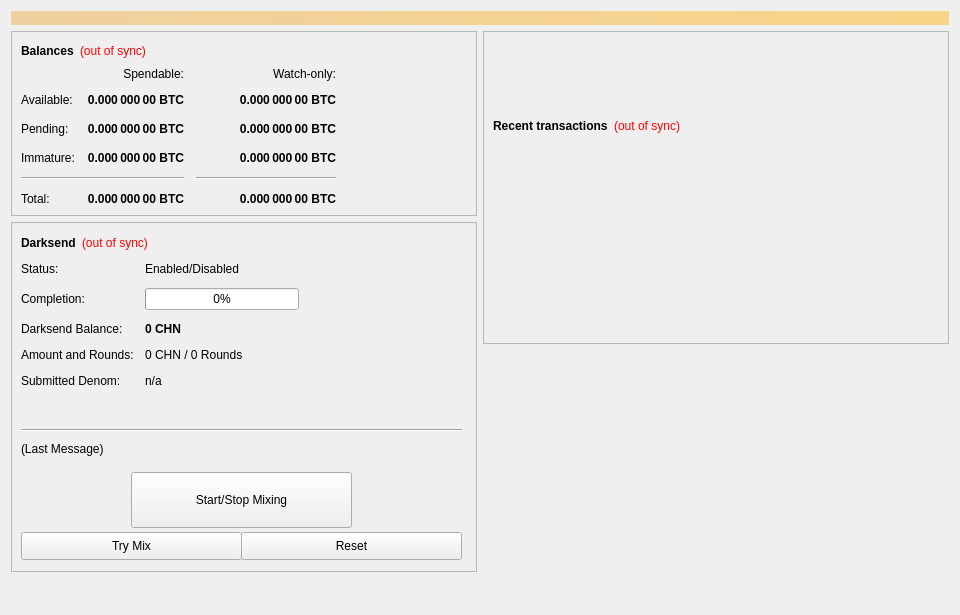
<?xml version="1.0" encoding="UTF-8"?>
<ui version="4.0">
 <class>OverviewPage</class>
 <widget class="QWidget" name="OverviewPage">
  <property name="geometry">
   <rect>
    <x>0</x>
    <y>0</y>
    <width>960</width>
    <height>615</height>
   </rect>
  </property>
  <property name="minimumSize">
   <size>
    <width>960</width>
    <height>0</height>
   </size>
  </property>
  <property name="windowTitle">
   <string>Form</string>
  </property>
  <layout class="QVBoxLayout" name="topLayout">
   <item>
    <widget class="QLabel" name="labelAlerts">
     <property name="visible">
      <bool>false</bool>
     </property>
     <property name="styleSheet">
      <string notr="true">background-color: qlineargradient(x1: 0, y1: 0, x2: 1, y2: 0, stop:0 #F0D0A0, stop:1 #F8D488); color:#000000;</string>
     </property>
     <property name="wordWrap">
      <bool>true</bool>
     </property>
     <property name="margin">
      <number>3</number>
     </property>
    </widget>
   </item>
   <item>
    <layout class="QHBoxLayout" name="horizontalLayout" stretch="1,1">
     <item>
      <layout class="QVBoxLayout" name="verticalLayout_2">
       <item>
        <widget class="QFrame" name="frame">
         <property name="frameShape">
          <enum>QFrame::StyledPanel</enum>
         </property>
         <property name="frameShadow">
          <enum>QFrame::Raised</enum>
         </property>
         <layout class="QVBoxLayout" name="verticalLayout_4">
          <item>
           <layout class="QHBoxLayout" name="horizontalLayout_4">
            <item>
             <widget class="QLabel" name="label_5">
              <property name="font">
               <font>
                <weight>75</weight>
                <bold>true</bold>
               </font>
              </property>
              <property name="text">
               <string>Balances</string>
              </property>
             </widget>
            </item>
            <item>
             <widget class="QLabel" name="labelWalletStatus">
              <property name="cursor">
               <cursorShape>WhatsThisCursor</cursorShape>
              </property>
              <property name="toolTip">
               <string>The displayed information may be out of date. Your wallet automatically synchronizes with the CHN network after a connection is established, but this process has not completed yet.</string>
              </property>
              <property name="styleSheet">
               <string notr="true">QLabel { color: red; }</string>
              </property>
              <property name="text">
               <string notr="true">(out of sync)</string>
              </property>
              <property name="alignment">
               <set>Qt::AlignLeading|Qt::AlignLeft|Qt::AlignVCenter</set>
              </property>
             </widget>
            </item>
            <item>
             <spacer name="horizontalSpacer_3">
              <property name="orientation">
               <enum>Qt::Horizontal</enum>
              </property>
              <property name="sizeHint" stdset="0">
               <size>
                <width>40</width>
                <height>20</height>
               </size>
              </property>
             </spacer>
            </item>
           </layout>
          </item>
          <item>
           <layout class="QGridLayout" name="gridLayout">
            <property name="spacing">
             <number>12</number>
            </property>
            <item row="2" column="2">
             <widget class="QLabel" name="labelWatchPending">
              <property name="font">
               <font>
                <weight>75</weight>
                <bold>true</bold>
               </font>
              </property>
              <property name="cursor">
               <cursorShape>IBeamCursor</cursorShape>
              </property>
              <property name="toolTip">
               <string>Unconfirmed transactions to watch-only addresses</string>
              </property>
              <property name="text">
               <string notr="true">0.000 000 00 BTC</string>
              </property>
              <property name="alignment">
               <set>Qt::AlignRight|Qt::AlignTrailing|Qt::AlignVCenter</set>
              </property>
              <property name="textInteractionFlags">
               <set>Qt::LinksAccessibleByMouse|Qt::TextSelectableByKeyboard|Qt::TextSelectableByMouse</set>
              </property>
             </widget>
            </item>
            <item row="2" column="1">
             <widget class="QLabel" name="labelUnconfirmed">
              <property name="font">
               <font>
                <weight>75</weight>
                <bold>true</bold>
               </font>
              </property>
              <property name="cursor">
               <cursorShape>IBeamCursor</cursorShape>
              </property>
              <property name="toolTip">
               <string>Total of transactions that have yet to be confirmed, and do not yet count toward the spendable balance</string>
              </property>
              <property name="text">
               <string notr="true">0.000 000 00 BTC</string>
              </property>
              <property name="alignment">
               <set>Qt::AlignRight|Qt::AlignTrailing|Qt::AlignVCenter</set>
              </property>
              <property name="textInteractionFlags">
               <set>Qt::LinksAccessibleByMouse|Qt::TextSelectableByKeyboard|Qt::TextSelectableByMouse</set>
              </property>
             </widget>
            </item>
            <item row="3" column="2">
             <widget class="QLabel" name="labelWatchImmature">
              <property name="font">
               <font>
                <weight>75</weight>
                <bold>true</bold>
               </font>
              </property>
              <property name="cursor">
               <cursorShape>IBeamCursor</cursorShape>
              </property>
              <property name="toolTip">
               <string>Staked or masternode rewards in watch-only addresses that has not yet matured</string>
              </property>
              <property name="text">
               <string notr="true">0.000 000 00 BTC</string>
              </property>
              <property name="alignment">
               <set>Qt::AlignRight|Qt::AlignTrailing|Qt::AlignVCenter</set>
              </property>
              <property name="textInteractionFlags">
               <set>Qt::LinksAccessibleByMouse|Qt::TextSelectableByKeyboard|Qt::TextSelectableByMouse</set>
              </property>
             </widget>
            </item>
            <item row="4" column="0" colspan="2">
             <widget class="Line" name="lineSpendableBalance">
              <property name="orientation">
               <enum>Qt::Horizontal</enum>
              </property>
             </widget>
            </item>
            <item row="4" column="2">
             <widget class="Line" name="lineWatchBalance">
              <property name="sizePolicy">
               <sizepolicy hsizetype="Preferred" vsizetype="Fixed">
                <horstretch>0</horstretch>
                <verstretch>0</verstretch>
               </sizepolicy>
              </property>
              <property name="minimumSize">
               <size>
                <width>140</width>
                <height>0</height>
               </size>
              </property>
              <property name="orientation">
               <enum>Qt::Horizontal</enum>
              </property>
             </widget>
            </item>
            <item row="5" column="0">
             <widget class="QLabel" name="labelTotalText">
              <property name="text">
               <string>Total:</string>
              </property>
             </widget>
            </item>
            <item row="3" column="1">
             <widget class="QLabel" name="labelImmature">
              <property name="font">
               <font>
                <weight>75</weight>
                <bold>true</bold>
               </font>
              </property>
              <property name="cursor">
               <cursorShape>IBeamCursor</cursorShape>
              </property>
              <property name="toolTip">
               <string>Staked or masternode rewards that has not yet matured</string>
              </property>
              <property name="text">
               <string notr="true">0.000 000 00 BTC</string>
              </property>
              <property name="alignment">
               <set>Qt::AlignRight|Qt::AlignTrailing|Qt::AlignVCenter</set>
              </property>
              <property name="textInteractionFlags">
               <set>Qt::LinksAccessibleByMouse|Qt::TextSelectableByKeyboard|Qt::TextSelectableByMouse</set>
              </property>
             </widget>
            </item>
            <item row="2" column="3">
             <spacer name="horizontalSpacer_2">
              <property name="orientation">
               <enum>Qt::Horizontal</enum>
              </property>
              <property name="sizeHint" stdset="0">
               <size>
                <width>40</width>
                <height>20</height>
               </size>
              </property>
             </spacer>
            </item>
            <item row="3" column="0">
             <widget class="QLabel" name="labelImmatureText">
              <property name="text">
               <string>Immature:</string>
              </property>
             </widget>
            </item>
            <item row="5" column="1">
             <widget class="QLabel" name="labelTotal">
              <property name="font">
               <font>
                <weight>75</weight>
                <bold>true</bold>
               </font>
              </property>
              <property name="cursor">
               <cursorShape>IBeamCursor</cursorShape>
              </property>
              <property name="toolTip">
               <string>Your current total balance</string>
              </property>
              <property name="text">
               <string notr="true">0.000 000 00 BTC</string>
              </property>
              <property name="alignment">
               <set>Qt::AlignRight|Qt::AlignTrailing|Qt::AlignVCenter</set>
              </property>
              <property name="textInteractionFlags">
               <set>Qt::LinksAccessibleByMouse|Qt::TextSelectableByKeyboard|Qt::TextSelectableByMouse</set>
              </property>
             </widget>
            </item>
            <item row="5" column="2">
             <widget class="QLabel" name="labelWatchTotal">
              <property name="font">
               <font>
                <weight>75</weight>
                <bold>true</bold>
               </font>
              </property>
              <property name="cursor">
               <cursorShape>IBeamCursor</cursorShape>
              </property>
              <property name="toolTip">
               <string>Current total balance in watch-only addresses</string>
              </property>
              <property name="text">
               <string notr="true">0.000 000 00 BTC</string>
              </property>
              <property name="alignment">
               <set>Qt::AlignRight|Qt::AlignTrailing|Qt::AlignVCenter</set>
              </property>
              <property name="textInteractionFlags">
               <set>Qt::LinksAccessibleByMouse|Qt::TextSelectableByKeyboard|Qt::TextSelectableByMouse</set>
              </property>
             </widget>
            </item>
            <item row="0" column="2">
             <widget class="QLabel" name="labelWatchonly">
              <property name="text">
               <string>Watch-only:</string>
              </property>
              <property name="alignment">
               <set>Qt::AlignRight|Qt::AlignTrailing|Qt::AlignVCenter</set>
              </property>
             </widget>
            </item>
            <item row="1" column="0">
             <widget class="QLabel" name="labelBalanceText">
              <property name="text">
               <string>Available:</string>
              </property>
             </widget>
            </item>
            <item row="1" column="1">
             <widget class="QLabel" name="labelBalance">
              <property name="font">
               <font>
                <weight>75</weight>
                <bold>true</bold>
               </font>
              </property>
              <property name="cursor">
               <cursorShape>IBeamCursor</cursorShape>
              </property>
              <property name="toolTip">
               <string>Your current spendable balance</string>
              </property>
              <property name="text">
               <string notr="true">0.000 000 00 BTC</string>
              </property>
              <property name="alignment">
               <set>Qt::AlignRight|Qt::AlignTrailing|Qt::AlignVCenter</set>
              </property>
              <property name="textInteractionFlags">
               <set>Qt::LinksAccessibleByMouse|Qt::TextSelectableByKeyboard|Qt::TextSelectableByMouse</set>
              </property>
             </widget>
            </item>
            <item row="1" column="2">
             <widget class="QLabel" name="labelWatchAvailable">
              <property name="font">
               <font>
                <weight>75</weight>
                <bold>true</bold>
               </font>
              </property>
              <property name="cursor">
               <cursorShape>IBeamCursor</cursorShape>
              </property>
              <property name="toolTip">
               <string>Your current balance in watch-only addresses</string>
              </property>
              <property name="text">
               <string notr="true">0.000 000 00 BTC</string>
              </property>
              <property name="alignment">
               <set>Qt::AlignRight|Qt::AlignTrailing|Qt::AlignVCenter</set>
              </property>
              <property name="textInteractionFlags">
               <set>Qt::LinksAccessibleByMouse|Qt::TextSelectableByKeyboard|Qt::TextSelectableByMouse</set>
              </property>
             </widget>
            </item>
            <item row="2" column="0">
             <widget class="QLabel" name="labelPendingText">
              <property name="text">
               <string>Pending:</string>
              </property>
             </widget>
            </item>
            <item row="0" column="1">
             <widget class="QLabel" name="labelSpendable">
              <property name="text">
               <string>Spendable:</string>
              </property>
              <property name="alignment">
               <set>Qt::AlignRight|Qt::AlignTrailing|Qt::AlignVCenter</set>
              </property>
             </widget>
            </item>
           </layout>
          </item>
         </layout>
        </widget>
       </item>
       <item>
        <widget class="QFrame" name="frameDarksend">
         <property name="minimumSize">
          <size>
           <width>0</width>
           <height>350</height>
          </size>
         </property>
         <property name="layoutDirection">
          <enum>Qt::LeftToRight</enum>
         </property>
         <property name="frameShape">
          <enum>QFrame::StyledPanel</enum>
         </property>
         <property name="frameShadow">
          <enum>QFrame::Raised</enum>
         </property>
         <widget class="QWidget" name="formLayoutWidget">
          <property name="geometry">
           <rect>
            <x>10</x>
            <y>40</y>
            <width>451</width>
            <height>161</height>
           </rect>
          </property>
          <layout class="QFormLayout" name="formLayout">
           <property name="fieldGrowthPolicy">
            <enum>QFormLayout::AllNonFixedFieldsGrow</enum>
           </property>
           <property name="horizontalSpacing">
            <number>11</number>
           </property>
           <property name="verticalSpacing">
            <number>12</number>
           </property>
           <item row="0" column="0">
            <widget class="QLabel" name="label_6">
             <property name="text">
              <string>Status:</string>
             </property>
            </widget>
           </item>
           <item row="1" column="0">
            <widget class="QLabel" name="label_7">
             <property name="text">
              <string>Completion:</string>
             </property>
            </widget>
           </item>
           <item row="1" column="1">
            <widget class="QProgressBar" name="DarksendProgress">
             <property name="maximumSize">
              <size>
               <width>154</width>
               <height>16777215</height>
              </size>
             </property>
             <property name="value">
              <number>0</number>
             </property>
            </widget>
           </item>
           <item row="2" column="0">
            <widget class="QLabel" name="labelAnonymizedText">
             <property name="text">
              <string>Darksend Balance:</string>
             </property>
            </widget>
           </item>
           <item row="2" column="1">
            <widget class="QLabel" name="labelAnonymized">
             <property name="font">
              <font>
               <weight>75</weight>
               <bold>true</bold>
              </font>
             </property>
             <property name="text">
              <string notr="true">0 CHN</string>
             </property>
            </widget>
           </item>
           <item row="3" column="0">
            <widget class="QLabel" name="label_8">
             <property name="text">
              <string>Amount and Rounds:</string>
             </property>
            </widget>
           </item>
           <item row="3" column="1">
            <widget class="QLabel" name="labelAmountRounds">
             <property name="text">
              <string>0 CHN / 0 Rounds</string>
             </property>
            </widget>
           </item>
           <item row="4" column="0">
            <widget class="QLabel" name="label_9">
             <property name="text">
              <string>Submitted Denom:</string>
             </property>
            </widget>
           </item>
           <item row="4" column="1">
            <widget class="QLabel" name="labelSubmittedDenom">
             <property name="toolTip">
              <string>The denominations you submitted to the Masternode.&lt;br&gt;To mix, other users must submit the exact same denominations.</string>
             </property>
             <property name="text">
              <string>n/a</string>
             </property>
            </widget>
           </item>
           <item row="0" column="1">
            <widget class="QLabel" name="DarksendEnabled">
             <property name="text">
              <string>Enabled/Disabled</string>
             </property>
            </widget>
           </item>
          </layout>
         </widget>
         <widget class="QPushButton" name="runAutoDenom">
          <property name="geometry">
           <rect>
            <x>251</x>
            <y>17</y>
            <width>1</width>
            <height>1</height>
           </rect>
          </property>
          <property name="palette">
           <palette>
            <active>
             <colorrole role="WindowText">
              <brush brushstyle="SolidPattern">
               <color alpha="255">
                <red>0</red>
                <green>0</green>
                <blue>0</blue>
               </color>
              </brush>
             </colorrole>
             <colorrole role="Button">
              <brush brushstyle="SolidPattern">
               <color alpha="255">
                <red>239</red>
                <green>238</green>
                <blue>238</blue>
               </color>
              </brush>
             </colorrole>
             <colorrole role="Light">
              <brush brushstyle="SolidPattern">
               <color alpha="255">
                <red>255</red>
                <green>255</green>
                <blue>255</blue>
               </color>
              </brush>
             </colorrole>
             <colorrole role="Midlight">
              <brush brushstyle="SolidPattern">
               <color alpha="255">
                <red>247</red>
                <green>246</green>
                <blue>246</blue>
               </color>
              </brush>
             </colorrole>
             <colorrole role="Dark">
              <brush brushstyle="SolidPattern">
               <color alpha="255">
                <red>119</red>
                <green>119</green>
                <blue>119</blue>
               </color>
              </brush>
             </colorrole>
             <colorrole role="Mid">
              <brush brushstyle="SolidPattern">
               <color alpha="255">
                <red>159</red>
                <green>159</green>
                <blue>159</blue>
               </color>
              </brush>
             </colorrole>
             <colorrole role="Text">
              <brush brushstyle="SolidPattern">
               <color alpha="255">
                <red>0</red>
                <green>0</green>
                <blue>0</blue>
               </color>
              </brush>
             </colorrole>
             <colorrole role="BrightText">
              <brush brushstyle="SolidPattern">
               <color alpha="255">
                <red>255</red>
                <green>255</green>
                <blue>255</blue>
               </color>
              </brush>
             </colorrole>
             <colorrole role="ButtonText">
              <brush brushstyle="SolidPattern">
               <color alpha="255">
                <red>0</red>
                <green>0</green>
                <blue>0</blue>
               </color>
              </brush>
             </colorrole>
             <colorrole role="Base">
              <brush brushstyle="SolidPattern">
               <color alpha="255">
                <red>255</red>
                <green>255</green>
                <blue>255</blue>
               </color>
              </brush>
             </colorrole>
             <colorrole role="Window">
              <brush brushstyle="SolidPattern">
               <color alpha="255">
                <red>239</red>
                <green>238</green>
                <blue>238</blue>
               </color>
              </brush>
             </colorrole>
             <colorrole role="Shadow">
              <brush brushstyle="SolidPattern">
               <color alpha="255">
                <red>0</red>
                <green>0</green>
                <blue>0</blue>
               </color>
              </brush>
             </colorrole>
             <colorrole role="AlternateBase">
              <brush brushstyle="SolidPattern">
               <color alpha="255">
                <red>247</red>
                <green>246</green>
                <blue>246</blue>
               </color>
              </brush>
             </colorrole>
             <colorrole role="ToolTipBase">
              <brush brushstyle="SolidPattern">
               <color alpha="255">
                <red>255</red>
                <green>255</green>
                <blue>220</blue>
               </color>
              </brush>
             </colorrole>
             <colorrole role="ToolTipText">
              <brush brushstyle="SolidPattern">
               <color alpha="255">
                <red>0</red>
                <green>0</green>
                <blue>0</blue>
               </color>
              </brush>
             </colorrole>
            </active>
            <inactive>
             <colorrole role="WindowText">
              <brush brushstyle="SolidPattern">
               <color alpha="255">
                <red>0</red>
                <green>0</green>
                <blue>0</blue>
               </color>
              </brush>
             </colorrole>
             <colorrole role="Button">
              <brush brushstyle="SolidPattern">
               <color alpha="255">
                <red>239</red>
                <green>238</green>
                <blue>238</blue>
               </color>
              </brush>
             </colorrole>
             <colorrole role="Light">
              <brush brushstyle="SolidPattern">
               <color alpha="255">
                <red>255</red>
                <green>255</green>
                <blue>255</blue>
               </color>
              </brush>
             </colorrole>
             <colorrole role="Midlight">
              <brush brushstyle="SolidPattern">
               <color alpha="255">
                <red>247</red>
                <green>246</green>
                <blue>246</blue>
               </color>
              </brush>
             </colorrole>
             <colorrole role="Dark">
              <brush brushstyle="SolidPattern">
               <color alpha="255">
                <red>119</red>
                <green>119</green>
                <blue>119</blue>
               </color>
              </brush>
             </colorrole>
             <colorrole role="Mid">
              <brush brushstyle="SolidPattern">
               <color alpha="255">
                <red>159</red>
                <green>159</green>
                <blue>159</blue>
               </color>
              </brush>
             </colorrole>
             <colorrole role="Text">
              <brush brushstyle="SolidPattern">
               <color alpha="255">
                <red>0</red>
                <green>0</green>
                <blue>0</blue>
               </color>
              </brush>
             </colorrole>
             <colorrole role="BrightText">
              <brush brushstyle="SolidPattern">
               <color alpha="255">
                <red>255</red>
                <green>255</green>
                <blue>255</blue>
               </color>
              </brush>
             </colorrole>
             <colorrole role="ButtonText">
              <brush brushstyle="SolidPattern">
               <color alpha="255">
                <red>0</red>
                <green>0</green>
                <blue>0</blue>
               </color>
              </brush>
             </colorrole>
             <colorrole role="Base">
              <brush brushstyle="SolidPattern">
               <color alpha="255">
                <red>255</red>
                <green>255</green>
                <blue>255</blue>
               </color>
              </brush>
             </colorrole>
             <colorrole role="Window">
              <brush brushstyle="SolidPattern">
               <color alpha="255">
                <red>239</red>
                <green>238</green>
                <blue>238</blue>
               </color>
              </brush>
             </colorrole>
             <colorrole role="Shadow">
              <brush brushstyle="SolidPattern">
               <color alpha="255">
                <red>0</red>
                <green>0</green>
                <blue>0</blue>
               </color>
              </brush>
             </colorrole>
             <colorrole role="AlternateBase">
              <brush brushstyle="SolidPattern">
               <color alpha="255">
                <red>247</red>
                <green>246</green>
                <blue>246</blue>
               </color>
              </brush>
             </colorrole>
             <colorrole role="ToolTipBase">
              <brush brushstyle="SolidPattern">
               <color alpha="255">
                <red>255</red>
                <green>255</green>
                <blue>220</blue>
               </color>
              </brush>
             </colorrole>
             <colorrole role="ToolTipText">
              <brush brushstyle="SolidPattern">
               <color alpha="255">
                <red>0</red>
                <green>0</green>
                <blue>0</blue>
               </color>
              </brush>
             </colorrole>
            </inactive>
            <disabled>
             <colorrole role="WindowText">
              <brush brushstyle="SolidPattern">
               <color alpha="255">
                <red>119</red>
                <green>119</green>
                <blue>119</blue>
               </color>
              </brush>
             </colorrole>
             <colorrole role="Button">
              <brush brushstyle="SolidPattern">
               <color alpha="255">
                <red>239</red>
                <green>238</green>
                <blue>238</blue>
               </color>
              </brush>
             </colorrole>
             <colorrole role="Light">
              <brush brushstyle="SolidPattern">
               <color alpha="255">
                <red>255</red>
                <green>255</green>
                <blue>255</blue>
               </color>
              </brush>
             </colorrole>
             <colorrole role="Midlight">
              <brush brushstyle="SolidPattern">
               <color alpha="255">
                <red>247</red>
                <green>246</green>
                <blue>246</blue>
               </color>
              </brush>
             </colorrole>
             <colorrole role="Dark">
              <brush brushstyle="SolidPattern">
               <color alpha="255">
                <red>119</red>
                <green>119</green>
                <blue>119</blue>
               </color>
              </brush>
             </colorrole>
             <colorrole role="Mid">
              <brush brushstyle="SolidPattern">
               <color alpha="255">
                <red>159</red>
                <green>159</green>
                <blue>159</blue>
               </color>
              </brush>
             </colorrole>
             <colorrole role="Text">
              <brush brushstyle="SolidPattern">
               <color alpha="255">
                <red>119</red>
                <green>119</green>
                <blue>119</blue>
               </color>
              </brush>
             </colorrole>
             <colorrole role="BrightText">
              <brush brushstyle="SolidPattern">
               <color alpha="255">
                <red>255</red>
                <green>255</green>
                <blue>255</blue>
               </color>
              </brush>
             </colorrole>
             <colorrole role="ButtonText">
              <brush brushstyle="SolidPattern">
               <color alpha="255">
                <red>119</red>
                <green>119</green>
                <blue>119</blue>
               </color>
              </brush>
             </colorrole>
             <colorrole role="Base">
              <brush brushstyle="SolidPattern">
               <color alpha="255">
                <red>239</red>
                <green>238</green>
                <blue>238</blue>
               </color>
              </brush>
             </colorrole>
             <colorrole role="Window">
              <brush brushstyle="SolidPattern">
               <color alpha="255">
                <red>239</red>
                <green>238</green>
                <blue>238</blue>
               </color>
              </brush>
             </colorrole>
             <colorrole role="Shadow">
              <brush brushstyle="SolidPattern">
               <color alpha="255">
                <red>0</red>
                <green>0</green>
                <blue>0</blue>
               </color>
              </brush>
             </colorrole>
             <colorrole role="AlternateBase">
              <brush brushstyle="SolidPattern">
               <color alpha="255">
                <red>239</red>
                <green>238</green>
                <blue>238</blue>
               </color>
              </brush>
             </colorrole>
             <colorrole role="ToolTipBase">
              <brush brushstyle="SolidPattern">
               <color alpha="255">
                <red>255</red>
                <green>255</green>
                <blue>220</blue>
               </color>
              </brush>
             </colorrole>
             <colorrole role="ToolTipText">
              <brush brushstyle="SolidPattern">
               <color alpha="255">
                <red>0</red>
                <green>0</green>
                <blue>0</blue>
               </color>
              </brush>
             </colorrole>
            </disabled>
           </palette>
          </property>
          <property name="focusPolicy">
           <enum>Qt::NoFocus</enum>
          </property>
          <property name="autoFillBackground">
           <bool>true</bool>
          </property>
          <property name="text">
           <string/>
          </property>
          <property name="flat">
           <bool>true</bool>
          </property>
         </widget>
         <widget class="QPushButton" name="toggleDarksend">
          <property name="geometry">
           <rect>
            <x>120</x>
            <y>250</y>
            <width>221</width>
            <height>56</height>
           </rect>
          </property>
          <property name="sizePolicy">
           <sizepolicy hsizetype="MinimumExpanding" vsizetype="Fixed">
            <horstretch>0</horstretch>
            <verstretch>0</verstretch>
           </sizepolicy>
          </property>
          <property name="text">
           <string>Start/Stop Mixing</string>
          </property>
         </widget>
         <widget class="Line" name="lineLastMessage">
          <property name="geometry">
           <rect>
            <x>10</x>
            <y>200</y>
            <width>441</width>
            <height>16</height>
           </rect>
          </property>
          <property name="orientation">
           <enum>Qt::Horizontal</enum>
          </property>
         </widget>
         <widget class="QLabel" name="DarksendStatus">
          <property name="geometry">
           <rect>
            <x>10</x>
            <y>220</y>
            <width>451</width>
            <height>61</height>
           </rect>
          </property>
          <property name="minimumSize">
           <size>
            <width>288</width>
            <height>43</height>
           </size>
          </property>
          <property name="text">
           <string>(Last Message)</string>
          </property>
          <property name="alignment">
           <set>Qt::AlignLeading|Qt::AlignLeft|Qt::AlignTop</set>
          </property>
          <property name="wordWrap">
           <bool>true</bool>
          </property>
         </widget>
         <widget class="QPushButton" name="DarksendAuto">
          <property name="geometry">
           <rect>
            <x>10</x>
            <y>310</y>
            <width>221</width>
            <height>28</height>
           </rect>
          </property>
          <property name="sizePolicy">
           <sizepolicy hsizetype="MinimumExpanding" vsizetype="Fixed">
            <horstretch>0</horstretch>
            <verstretch>0</verstretch>
           </sizepolicy>
          </property>
          <property name="toolTip">
           <string>Try to manually submit a Darksend request.</string>
          </property>
          <property name="text">
           <string>Try Mix</string>
          </property>
         </widget>
         <widget class="QPushButton" name="DarksendReset">
          <property name="geometry">
           <rect>
            <x>230</x>
            <y>310</y>
            <width>221</width>
            <height>28</height>
           </rect>
          </property>
          <property name="sizePolicy">
           <sizepolicy hsizetype="MinimumExpanding" vsizetype="Fixed">
            <horstretch>0</horstretch>
            <verstretch>0</verstretch>
           </sizepolicy>
          </property>
          <property name="toolTip">
           <string>Reset the current status of Darksend (can interrupt Darksend if it's in the process of Mixing, which can cost you money!)</string>
          </property>
          <property name="autoFillBackground">
           <bool>false</bool>
          </property>
          <property name="text">
           <string>Reset</string>
          </property>
         </widget>
         <widget class="QWidget" name="layoutWidget">
          <property name="geometry">
           <rect>
            <x>10</x>
            <y>10</y>
            <width>431</width>
            <height>22</height>
           </rect>
          </property>
          <layout class="QHBoxLayout" name="horizontalLayout_5">
           <item>
            <widget class="QLabel" name="label_2">
             <property name="font">
              <font>
               <weight>75</weight>
               <bold>true</bold>
              </font>
             </property>
             <property name="text">
              <string>Darksend</string>
             </property>
            </widget>
           </item>
           <item>
            <widget class="QLabel" name="labelDarksendSyncStatus">
             <property name="toolTip">
              <string>The displayed information may be out of date. Your wallet automatically synchronizes with the CHN network after a connection is established, but this process has not completed yet.</string>
             </property>
             <property name="styleSheet">
              <string notr="true">QLabel { color: red; }</string>
             </property>
             <property name="text">
              <string notr="true">(out of sync)</string>
             </property>
             <property name="alignment">
              <set>Qt::AlignLeading|Qt::AlignLeft|Qt::AlignVCenter</set>
             </property>
            </widget>
           </item>
           <item>
            <spacer name="horizontalSpacer_4">
             <property name="orientation">
              <enum>Qt::Horizontal</enum>
             </property>
             <property name="sizeHint" stdset="0">
              <size>
               <width>40</width>
               <height>20</height>
              </size>
             </property>
            </spacer>
           </item>
          </layout>
         </widget>
        </widget>
       </item>
       <item>
        <spacer name="verticalSpacer">
         <property name="orientation">
          <enum>Qt::Vertical</enum>
         </property>
         <property name="sizeHint" stdset="0">
          <size>
           <width>20</width>
           <height>40</height>
          </size>
         </property>
        </spacer>
       </item>
      </layout>
     </item>
     <item>
      <layout class="QVBoxLayout" name="verticalLayout_3">
       <item>
        <widget class="QFrame" name="frame_2">
         <property name="frameShape">
          <enum>QFrame::StyledPanel</enum>
         </property>
         <property name="frameShadow">
          <enum>QFrame::Raised</enum>
         </property>
         <layout class="QVBoxLayout" name="verticalLayout">
          <item>
           <spacer name="verticalSpacer_3">
            <property name="orientation">
             <enum>Qt::Vertical</enum>
            </property>
            <property name="sizeType">
             <enum>QSizePolicy::Fixed</enum>
            </property>
            <property name="sizeHint" stdset="0">
             <size>
              <width>20</width>
              <height>75</height>
             </size>
            </property>
           </spacer>
          </item>
          <item>
           <layout class="QHBoxLayout" name="horizontalLayout_2">
            <item>
             <widget class="QLabel" name="label_4">
              <property name="font">
               <font>
                <weight>75</weight>
                <bold>true</bold>
               </font>
              </property>
              <property name="text">
               <string>Recent transactions</string>
              </property>
             </widget>
            </item>
            <item>
             <widget class="QLabel" name="labelTransactionsStatus">
              <property name="cursor">
               <cursorShape>WhatsThisCursor</cursorShape>
              </property>
              <property name="toolTip">
               <string>The displayed information may be out of date. Your wallet automatically synchronizes with the CHN network after a connection is established, but this process has not completed yet.</string>
              </property>
              <property name="styleSheet">
               <string notr="true">QLabel { color: red; }</string>
              </property>
              <property name="text">
               <string notr="true">(out of sync)</string>
              </property>
              <property name="alignment">
               <set>Qt::AlignRight|Qt::AlignTrailing|Qt::AlignVCenter</set>
              </property>
             </widget>
            </item>
            <item>
             <spacer name="horizontalSpacer">
              <property name="orientation">
               <enum>Qt::Horizontal</enum>
              </property>
              <property name="sizeHint" stdset="0">
               <size>
                <width>40</width>
                <height>20</height>
               </size>
              </property>
             </spacer>
            </item>
           </layout>
          </item>
          <item>
           <widget class="QListView" name="listTransactions">
            <property name="styleSheet">
             <string notr="true">QListView { background: transparent; }</string>
            </property>
            <property name="frameShape">
             <enum>QFrame::NoFrame</enum>
            </property>
            <property name="verticalScrollBarPolicy">
             <enum>Qt::ScrollBarAlwaysOff</enum>
            </property>
            <property name="horizontalScrollBarPolicy">
             <enum>Qt::ScrollBarAlwaysOff</enum>
            </property>
            <property name="selectionMode">
             <enum>QAbstractItemView::NoSelection</enum>
            </property>
           </widget>
          </item>
         </layout>
        </widget>
       </item>
       <item>
        <spacer name="verticalSpacer_2">
         <property name="orientation">
          <enum>Qt::Vertical</enum>
         </property>
         <property name="sizeType">
          <enum>QSizePolicy::Expanding</enum>
         </property>
         <property name="sizeHint" stdset="0">
          <size>
           <width>20</width>
           <height>40</height>
          </size>
         </property>
        </spacer>
       </item>
      </layout>
     </item>
    </layout>
   </item>
  </layout>
 </widget>
 <resources/>
 <connections/>
</ui>
